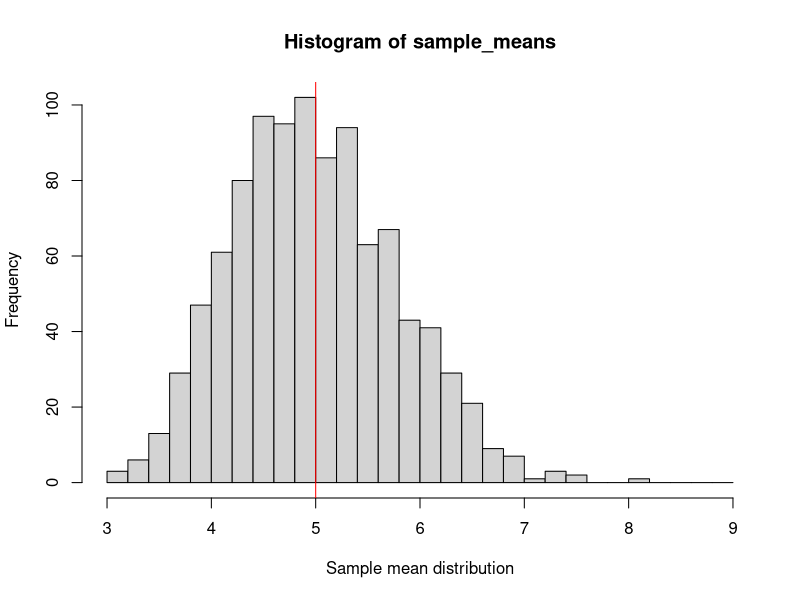

Write the R code that produced this figure. (Note: this script raises an error after producing the figure.)
## ---- chunk 1
if(!require(ggplot2)){
  install.packages("ggplot2")
}

set.seed(1)
## ---- chunk 2
lambda=0.2
N=1000
n=40
## ---- chunk 3
data<-matrix(rexp(N*n,lambda), N)
## ---- chunk 4
mean = 1/lambda
## ---- chunk 5
sample_means<-apply(data,1,function(x) mean(x))
sample_mean<-mean(sample_means)

hist(sample_means,xlab = "Sample mean distribution",breaks=seq(3,9,0.2))
abline(v=mean,col="red")
## ---- chunk 6
sd = (1/lambda)/(n^0.5)
var=sd^2
## ---- chunk 7
sample_means<-as.data.frame(sample_means)
names(sample_means)<-"RowMeans"

# histogram of 1000 averages of 40 random variables 
cp<-ggplot(sample_means,aes(x=sample_means))
cp<-cp+geom_histogram(binwidth = lambda,fill="dark grey",color="white",aes(y = ..density..))
cp<-cp+stat_function(fun=dnorm,args=list(mean=mean,sd=sd))
cp<-cp+geom_vline(xintercept=mean,color="red")
cp<-cp+geom_vline(xintercept=sample_mean,color="blue")
cp
## ---- chunk 8
#ci <- mean + (c(-1,1)*1.96*sd/n)
#sample_ci <- sample_mean + (c(-1,1)*1.96*sample_sd/n)


